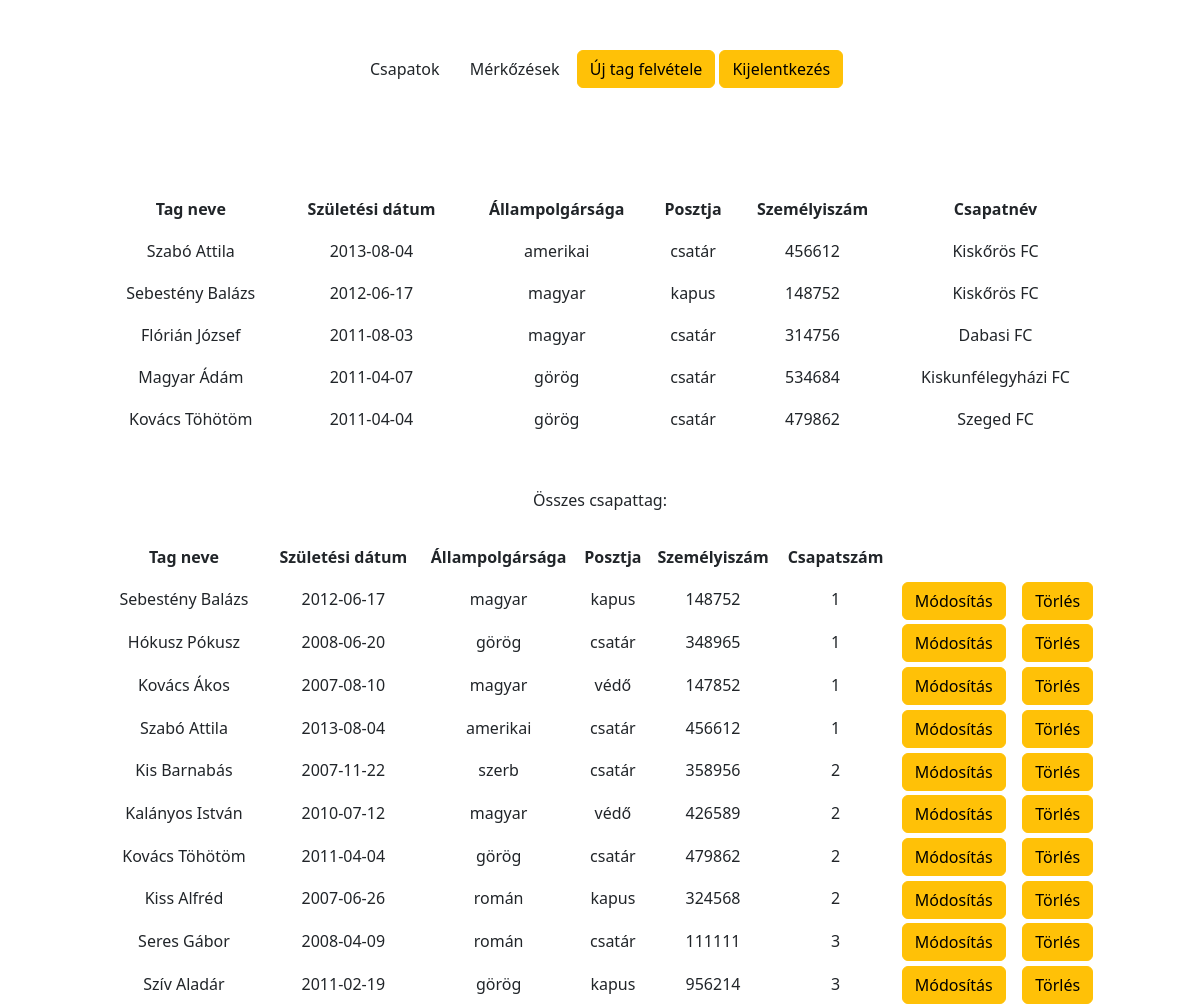
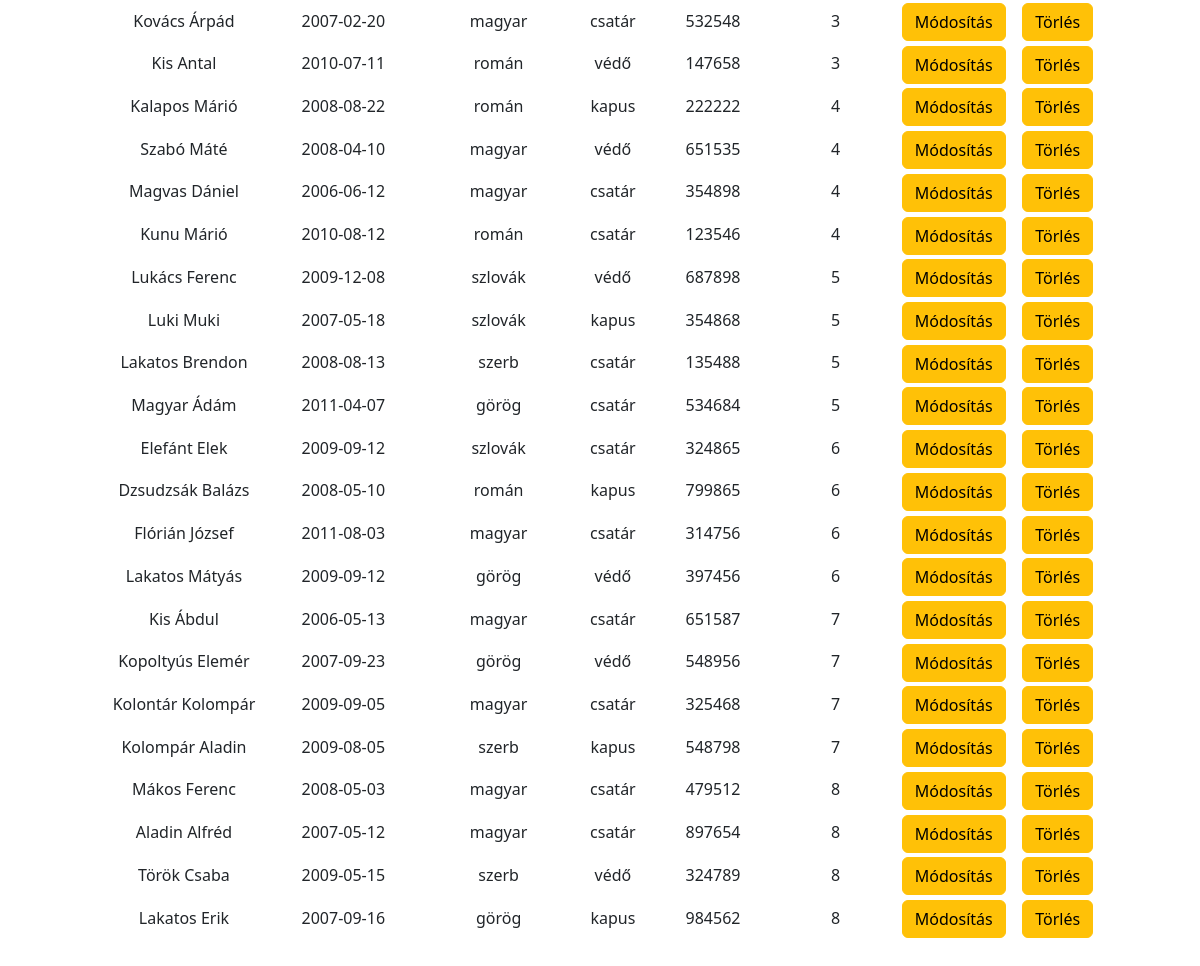
The app's page /member_show.php with its own data (2 pictures, top to bottom).
### tables this page shows
CREATE TABLE `tagok` (
  `Személyiszám` int(11) NOT NULL,
  `Név` varchar(128) NOT NULL,
  `Születésidátum` date NOT NULL,
  `Állampolgárság` varchar(128) NOT NULL,
  `Poszt` varchar(128) NOT NULL,
  `Csapatszám` int(11) NOT NULL
);

CREATE TABLE `csapat` (
  `Csapatszám` int(11) NOT NULL,
  `csapatnév` varchar(128) NOT NULL,
  `Város` varchar(128) NOT NULL,
  `Év` date NOT NULL
);

### member_show.php (the view, shortened to what this page needs)
<!DOCTYPE html>
<html lang="hu">
<head>
    <link rel="stylesheet" href="https://cdn.jsdelivr.net/npm/bootstrap@5.2.2/dist/css/bootstrap.min.css">
    <link rel="stylesheet" href="style.css">
</head>
<body>
    <div class="footer">
        <a href="index.php" class="btn btn-main_page">Csapatok</a>
        <a href="matches_show.php" class="btn btn-matches_page">Mérkőzések</a>
        <a href="members.php" class="btn btn-warning">Új tag felvétele</a>
        <a href="logout.php" class="btn btn-warning">Kijelentkezés</a>
    </div>
<div class="behuz">
    <div class="newteam">
    <table class="center" table-border="1px" style="width:1000px; line-height:40px;">
    <tr>
          <th> Tag neve </th>
          <th> Születési dátum </th>
          <th> Állampolgársága </th>
          <th> Posztja </th>
          <th> Személyiszám</th>
          <th> Csapatnév </th>
      </tr>
      <?php
    include_once('db.php');
    $sql = "SELECT Tagok.*, Csapat.csapatnév AS 'Csapatnév'
    FROM Tagok
    JOIN Csapat ON Tagok.Csapatszám = Csapat.Csapatszám
    ORDER BY Tagok.Születésidátum DESC
    LIMIT 5;";
    $result= mysqli_query($conn, $sql);
?>
      <?php while($rows=mysqli_fetch_assoc($result))
      {
      ?>
      <tr>
      <td><?php echo $rows['Név']; ?></td>
      <td><?php echo $rows['Születésidátum']; ?></td>
      <td><?php echo $rows['Állampolgárság']; ?></td>
      <td><?php echo $rows['Poszt']; ?></td>
      <td><?php echo $rows['Személyiszám']; ?></td>
      <td><?php echo $rows['Csapatnév']; ?></td>
      </tr>
      <?php
      }
      ?>
    </table>
    </div>
        <br><br>Összes csapattag:<br><br>
    <table class="center" table-border="1px" style="width:1000px; line-height:40px;">
    <tr>
          <th> Tag neve </th>
          <th> Születési dátum </th>
          <th> Állampolgársága </th>
          <th> Posztja </th>
          <th> Személyiszám</th>
          <th> Csapatszám </th>
      </tr>
      <?php
    include_once('db.php');
    $sql = "SELECT * FROM tagok WHERE Csapatszám ORDER BY csapatszám ASC;";
    $result= mysqli_query($conn, $sql);
?>
<?php while($rows=mysqli_fetch_assoc($result))
      {
      ?>
      <tr>
      <td><?php echo $rows['Név']; ?></td>
      <td><?php echo $rows['Születésidátum']; ?></td>
      <td><?php echo $rows['Állampolgárság']; ?></td>
      <td><?php echo $rows['Poszt']; ?></td>
      <td><?php echo $rows['Személyiszám']; ?></td>
      <td><?php echo $rows['Csapatszám']; ?></td>
      <td> <a href="edit_member.php" class="btn btn-warning">Módosítás</a></td>
      <td>
      <form action="delete_member.php" method="post">
      <input type="submit" name="delete_personnumber" value="Törlés" class="btn btn-warning">
      </form>
      </td>
      </tr>
      <?php
      }
      ?>
    </table>
    </div>
</body>
</html>

### style.css (style rules this page uses)
body { padding:50px; }
.footer { text-align: center; }
.newteam { padding-top: 100px; }
.behuz { text-align: center; }
.center { margin-left: auto; margin-right: auto; }

### records on screen
tagok: Név "Szabó Attila", Születésidátum "2013-08-04", Állampolgárság "amerikai", Poszt "csatár", Személyiszám "456612", Csapatszám.csapatnév "Kiskőrös FC", Csapatszám "1"
tagok: Név "Sebestény Balázs", Születésidátum "2012-06-17", Állampolgárság "magyar", Poszt "kapus", Személyiszám "148752", Csapatszám.csapatnév "Kiskőrös FC", Csapatszám "1"
tagok: Név "Flórián József", Születésidátum "2011-08-03", Állampolgárság "magyar", Poszt "csatár", Személyiszám "314756", Csapatszám.csapatnév "Dabasi FC", Csapatszám "6"
tagok: Név "Magyar Ádám", Születésidátum "2011-04-07", Állampolgárság "görög", Poszt "csatár", Személyiszám "534684", Csapatszám.csapatnév "Kiskunfélegyházi FC", Csapatszám "5"
tagok: Név "Kovács Töhötöm", Születésidátum "2011-04-04", Állampolgárság "görög", Poszt "csatár", Személyiszám "479862", Csapatszám.csapatnév "Szeged FC", Csapatszám "2"
tagok: Név "Hókusz Pókusz", Születésidátum "2008-06-20", Állampolgárság "görög", Poszt "csatár", Személyiszám "348965", Csapatszám "1"
tagok: Név "Kovács Ákos", Születésidátum "2007-08-10", Állampolgárság "magyar", Poszt "védő", Személyiszám "147852", Csapatszám "1"
tagok: Név "Kis Barnabás", Születésidátum "2007-11-22", Állampolgárság "szerb", Poszt "csatár", Személyiszám "358956", Csapatszám "2"
tagok: Név "Kalányos István", Születésidátum "2010-07-12", Állampolgárság "magyar", Poszt "védő", Személyiszám "426589", Csapatszám "2"
tagok: Név "Kiss Alfréd", Születésidátum "2007-06-26", Állampolgárság "román", Poszt "kapus", Személyiszám "324568", Csapatszám "2"
tagok: Név "Seres Gábor", Születésidátum "2008-04-09", Állampolgárság "román", Poszt "csatár", Személyiszám "111111", Csapatszám "3"
tagok: Név "Szív Aladár", Születésidátum "2011-02-19", Állampolgárság "görög", Poszt "kapus", Személyiszám "956214", Csapatszám "3"
tagok: Név "Kovács Árpád", Születésidátum "2007-02-20", Állampolgárság "magyar", Poszt "csatár", Személyiszám "532548", Csapatszám "3"
tagok: Név "Kis Antal", Születésidátum "2010-07-11", Állampolgárság "román", Poszt "védő", Személyiszám "147658", Csapatszám "3"
tagok: Név "Kalapos Márió", Születésidátum "2008-08-22", Állampolgárság "román", Poszt "kapus", Személyiszám "222222", Csapatszám "4"
tagok: Név "Szabó Máté", Születésidátum "2008-04-10", Állampolgárság "magyar", Poszt "védő", Személyiszám "651535", Csapatszám "4"
tagok: Név "Magvas Dániel", Születésidátum "2006-06-12", Állampolgárság "magyar", Poszt "csatár", Személyiszám "354898", Csapatszám "4"
tagok: Név "Kunu Márió", Születésidátum "2010-08-12", Állampolgárság "román", Poszt "csatár", Személyiszám "123546", Csapatszám "4"
tagok: Név "Lukács Ferenc", Születésidátum "2009-12-08", Állampolgárság "szlovák", Poszt "védő", Személyiszám "687898", Csapatszám "5"
tagok: Név "Luki Muki", Születésidátum "2007-05-18", Állampolgárság "szlovák", Poszt "kapus", Személyiszám "354868", Csapatszám "5"
tagok: Név "Lakatos Brendon", Születésidátum "2008-08-13", Állampolgárság "szerb", Poszt "csatár", Személyiszám "135488", Csapatszám "5"
tagok: Név "Elefánt Elek", Születésidátum "2009-09-12", Állampolgárság "szlovák", Poszt "csatár", Személyiszám "324865", Csapatszám "6"
tagok: Név "Dzsudzsák Balázs", Születésidátum "2008-05-10", Állampolgárság "román", Poszt "kapus", Személyiszám "799865", Csapatszám "6"
tagok: Név "Lakatos Mátyás", Születésidátum "2009-09-12", Állampolgárság "görög", Poszt "védő", Személyiszám "397456", Csapatszám "6"
tagok: Név "Kis Ábdul", Születésidátum "2006-05-13", Állampolgárság "magyar", Poszt "csatár", Személyiszám "651587", Csapatszám "7"
tagok: Név "Kopoltyús Elemér", Születésidátum "2007-09-23", Állampolgárság "görög", Poszt "védő", Személyiszám "548956", Csapatszám "7"
tagok: Név "Kolontár Kolompár", Születésidátum "2009-09-05", Állampolgárság "magyar", Poszt "csatár", Személyiszám "325468", Csapatszám "7"
tagok: Név "Kolompár Aladin", Születésidátum "2009-08-05", Állampolgárság "szerb", Poszt "kapus", Személyiszám "548798", Csapatszám "7"
tagok: Név "Mákos Ferenc", Születésidátum "2008-05-03", Állampolgárság "magyar", Poszt "csatár", Személyiszám "479512", Csapatszám "8"
tagok: Név "Aladin Alfréd", Születésidátum "2007-05-12", Állampolgárság "magyar", Poszt "csatár", Személyiszám "897654", Csapatszám "8"
tagok: Név "Török Csaba", Születésidátum "2009-05-15", Állampolgárság "szerb", Poszt "védő", Személyiszám "324789", Csapatszám "8"
tagok: Név "Lakatos Erik", Születésidátum "2007-09-16", Állampolgárság "görög", Poszt "kapus", Személyiszám "984562", Csapatszám "8"
